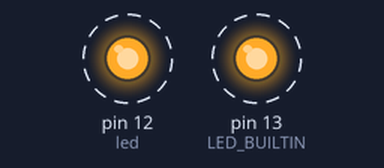
A sketch run on a simulated Arduino Uno, built with avr-gcc and run on an emulated ATmega328P. Shown: output pins drawn as LEDs (lit = HIGH). Dashed ring = blinking.

Above: at 0.2 s.
Timing chart, 0 to 3.0 s (numbered marks = the images above):
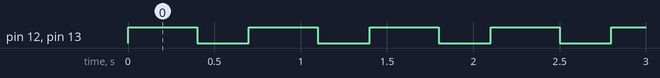

Measured:
- by itself, pin 12 (led), pin 13 (LED_BUILTIN): alternates HIGH for 0.40 s and LOW for 0.30 s

The sketch:

codigo_parte2.ino
```cpp
int led = 12;
void setup() {
  // put your setup code here, to run once:
  pinMode(LED_BUILTIN, OUTPUT);
  pinMode(led, OUTPUT);
}

void loop() {
  // put your main code here, to run repeatedly:
  digitalWrite(LED_BUILTIN, HIGH);
  digitalWrite(led, HIGH);
  delay(400);
  digitalWrite(LED_BUILTIN, LOW);
  digitalWrite(led, LOW);
  delay(300);
}
```
